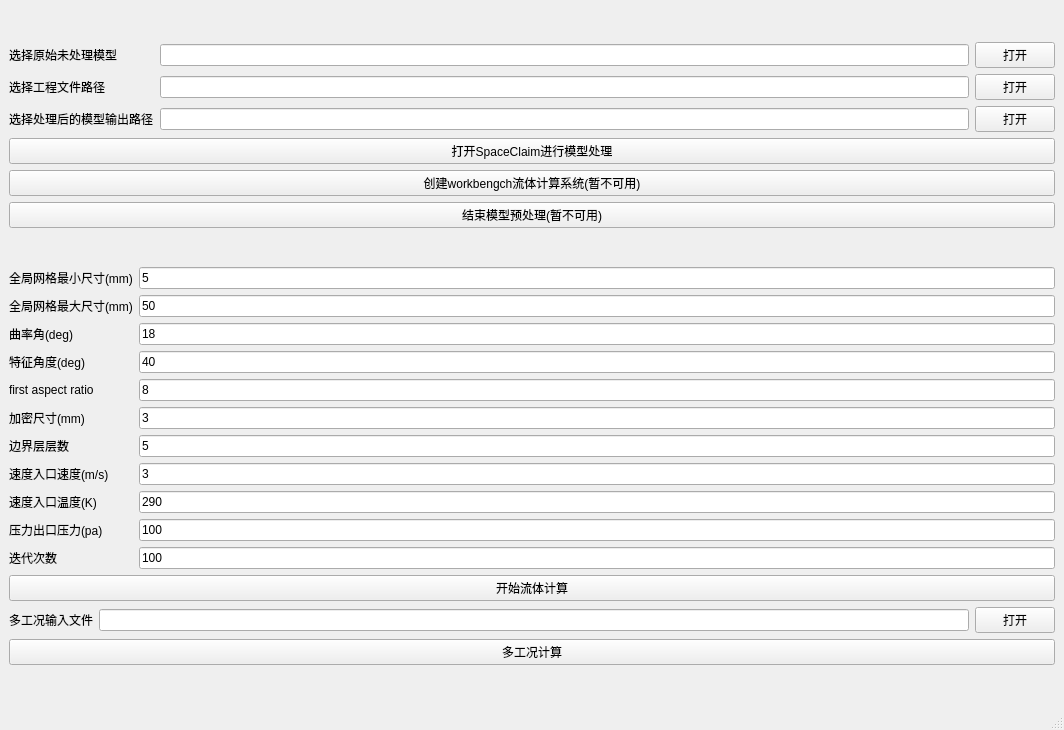
<?xml version="1.0" encoding="UTF-8"?>
<ui version="4.0">
 <class>MainWindow</class>
 <widget class="QMainWindow" name="MainWindow">
  <property name="geometry">
   <rect>
    <x>0</x>
    <y>0</y>
    <width>1064</width>
    <height>730</height>
   </rect>
  </property>
  <property name="windowTitle">
   <string>MainWindow</string>
  </property>
  <widget class="QWidget" name="centralwidget">
   <layout class="QGridLayout" name="gridLayout_3">
    <item row="0" column="0">
     <layout class="QGridLayout" name="gridLayout">
      <item row="1" column="1">
       <widget class="QLineEdit" name="projectPathLinedit"/>
      </item>
      <item row="5" column="0" colspan="3">
       <widget class="QPushButton" name="createSysAndPreModBtn">
        <property name="text">
         <string>创建workbengch流体计算系统(暂不可用)</string>
        </property>
       </widget>
      </item>
      <item row="0" column="2">
       <widget class="QPushButton" name="rawmodelButton">
        <property name="text">
         <string>打开</string>
        </property>
       </widget>
      </item>
      <item row="0" column="0">
       <widget class="QLabel" name="label_14">
        <property name="text">
         <string>选择原始未处理模型</string>
        </property>
       </widget>
      </item>
      <item row="3" column="0" colspan="3">
       <widget class="QPushButton" name="openSpaceClaimBtn">
        <property name="text">
         <string>打开SpaceClaim进行模型处理</string>
        </property>
       </widget>
      </item>
      <item row="1" column="2">
       <widget class="QPushButton" name="projectPathBtn">
        <property name="text">
         <string>打开</string>
        </property>
       </widget>
      </item>
      <item row="6" column="0" colspan="3">
       <widget class="QPushButton" name="endModePreBtn">
        <property name="text">
         <string>结束模型预处理(暂不可用)</string>
        </property>
       </widget>
      </item>
      <item row="2" column="0">
       <widget class="QLabel" name="label_3">
        <property name="text">
         <string>选择处理后的模型输出路径</string>
        </property>
       </widget>
      </item>
      <item row="2" column="1">
       <widget class="QLineEdit" name="rocketPathLinedit"/>
      </item>
      <item row="1" column="0">
       <widget class="QLabel" name="label">
        <property name="text">
         <string>选择工程文件路径</string>
        </property>
       </widget>
      </item>
      <item row="0" column="1">
       <widget class="QLineEdit" name="rawmodellineEdit"/>
      </item>
      <item row="2" column="2">
       <widget class="QPushButton" name="rocketPathBtn">
        <property name="text">
         <string>打开</string>
        </property>
       </widget>
      </item>
     </layout>
    </item>
    <item row="1" column="0">
     <layout class="QGridLayout" name="gridLayout_2">
      <item row="0" column="0">
       <widget class="QLabel" name="label_2">
        <property name="text">
         <string>全局网格最小尺寸(mm)</string>
        </property>
       </widget>
      </item>
      <item row="0" column="1">
       <widget class="QLineEdit" name="minSizelineEdit">
        <property name="text">
         <string>5</string>
        </property>
       </widget>
      </item>
      <item row="1" column="0">
       <widget class="QLabel" name="label_4">
        <property name="text">
         <string>全局网格最大尺寸(mm)</string>
        </property>
       </widget>
      </item>
      <item row="1" column="1">
       <widget class="QLineEdit" name="maxSizelineEdit">
        <property name="text">
         <string>50</string>
        </property>
       </widget>
      </item>
      <item row="2" column="0">
       <widget class="QLabel" name="label_5">
        <property name="text">
         <string>曲率角(deg)</string>
        </property>
       </widget>
      </item>
      <item row="2" column="1">
       <widget class="QLineEdit" name="curvatureNormalAnglineEdit">
        <property name="text">
         <string>18</string>
        </property>
       </widget>
      </item>
      <item row="3" column="0">
       <widget class="QLabel" name="label_6">
        <property name="text">
         <string>特征角度(deg)</string>
        </property>
       </widget>
      </item>
      <item row="3" column="1">
       <widget class="QLineEdit" name="featureAnglelineEdit">
        <property name="text">
         <string>40</string>
        </property>
       </widget>
      </item>
      <item row="4" column="0">
       <widget class="QLabel" name="label_7">
        <property name="text">
         <string>first aspect ratio </string>
        </property>
       </widget>
      </item>
      <item row="4" column="1">
       <widget class="QLineEdit" name="firstAspectRatiolineEdit">
        <property name="text">
         <string>8</string>
        </property>
       </widget>
      </item>
      <item row="5" column="0">
       <widget class="QLabel" name="label_8">
        <property name="text">
         <string>加密尺寸(mm)</string>
        </property>
       </widget>
      </item>
      <item row="5" column="1">
       <widget class="QLineEdit" name="boiSizelineEdit">
        <property name="text">
         <string>3</string>
        </property>
       </widget>
      </item>
      <item row="6" column="0">
       <widget class="QLabel" name="label_9">
        <property name="text">
         <string>边界层层数</string>
        </property>
       </widget>
      </item>
      <item row="6" column="1">
       <widget class="QLineEdit" name="boundaryNumlineEdit">
        <property name="text">
         <string>5</string>
        </property>
       </widget>
      </item>
      <item row="7" column="0">
       <widget class="QLabel" name="label_10">
        <property name="text">
         <string>速度入口速度(m/s)</string>
        </property>
       </widget>
      </item>
      <item row="7" column="1">
       <widget class="QLineEdit" name="inletVelocitylineEdit">
        <property name="text">
         <string>3</string>
        </property>
       </widget>
      </item>
      <item row="8" column="0">
       <widget class="QLabel" name="label_11">
        <property name="text">
         <string>速度入口温度(K)</string>
        </property>
       </widget>
      </item>
      <item row="8" column="1">
       <widget class="QLineEdit" name="inletTemplineEdit">
        <property name="text">
         <string>290</string>
        </property>
       </widget>
      </item>
      <item row="9" column="0">
       <widget class="QLabel" name="label_12">
        <property name="text">
         <string>压力出口压力(pa)</string>
        </property>
       </widget>
      </item>
      <item row="9" column="1">
       <widget class="QLineEdit" name="outPressurelineEdit">
        <property name="text">
         <string>100</string>
        </property>
       </widget>
      </item>
      <item row="10" column="0">
       <widget class="QLabel" name="label_13">
        <property name="text">
         <string>迭代次数</string>
        </property>
       </widget>
      </item>
      <item row="10" column="1">
       <widget class="QLineEdit" name="iterNumlineEdit">
        <property name="text">
         <string>100</string>
        </property>
       </widget>
      </item>
      <item row="12" column="0" colspan="2">
       <layout class="QHBoxLayout" name="horizontalLayout">
        <item>
         <widget class="QLabel" name="label_15">
          <property name="text">
           <string>多工况输入文件</string>
          </property>
         </widget>
        </item>
        <item>
         <widget class="QLineEdit" name="multiCasesExcellineEdit"/>
        </item>
        <item>
         <widget class="QPushButton" name="multiCasesExcelBtn">
          <property name="text">
           <string>打开</string>
          </property>
         </widget>
        </item>
       </layout>
      </item>
      <item row="11" column="0" colspan="2">
       <widget class="QPushButton" name="startBtn">
        <property name="text">
         <string>开始流体计算</string>
        </property>
       </widget>
      </item>
      <item row="13" column="0" colspan="2">
       <widget class="QPushButton" name="multiCaseBtn">
        <property name="text">
         <string>多工况计算</string>
        </property>
       </widget>
      </item>
     </layout>
    </item>
   </layout>
  </widget>
  <widget class="QMenuBar" name="menubar">
   <property name="geometry">
    <rect>
     <x>0</x>
     <y>0</y>
     <width>1064</width>
     <height>23</height>
    </rect>
   </property>
  </widget>
  <widget class="QStatusBar" name="statusbar"/>
 </widget>
 <resources/>
 <connections/>
</ui>
